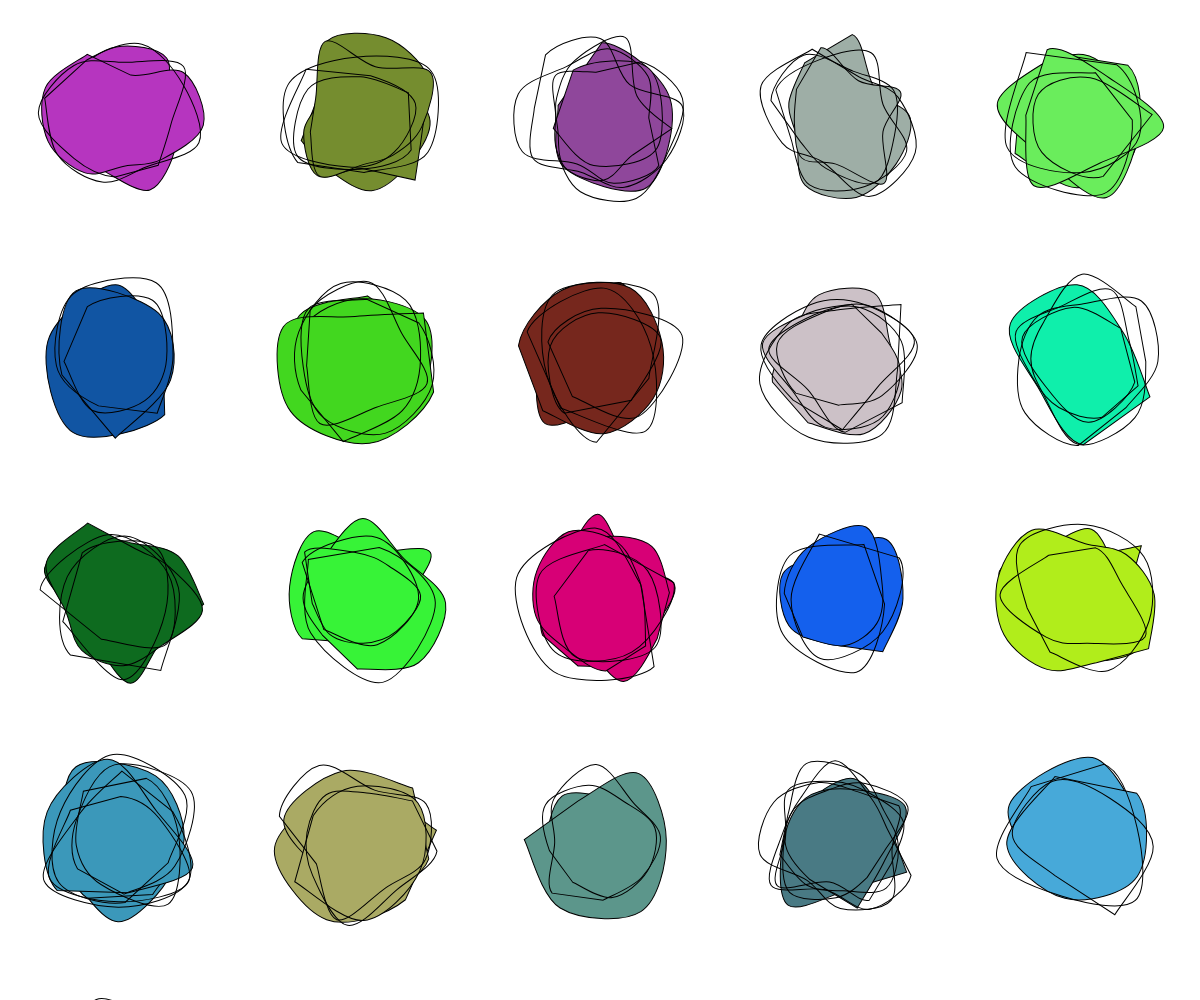
Frame 1 (no input)
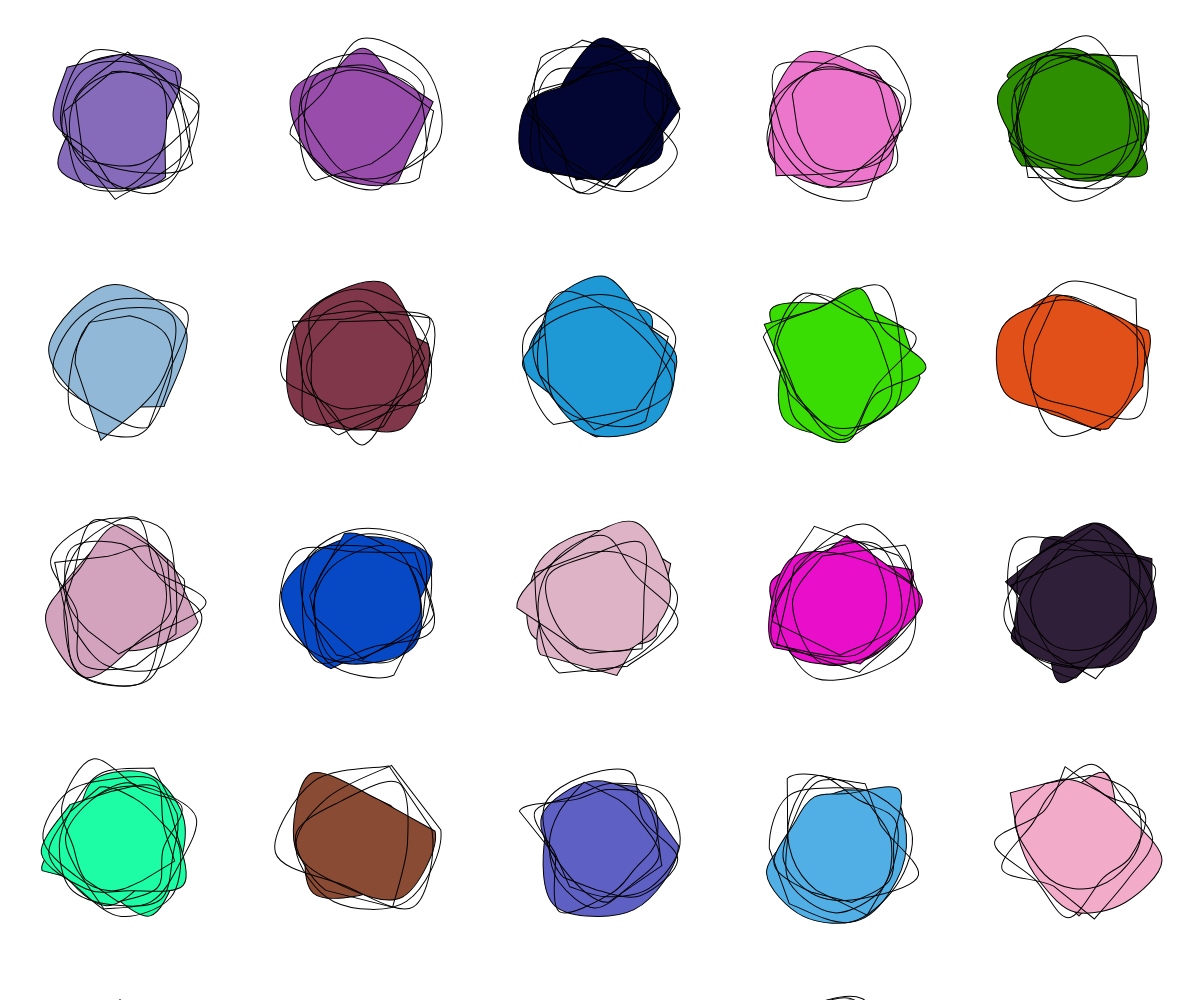
Frame 2 (the mouse pressed at the canvas centre, redrawn once)

The p5.js sketch that drew these frames (run headless with seeded random() and noise() and a simulated clock; the mouse was pressed at the canvas centre and the sketch redrawn once):

// p5.js sketch
// ── sketch.js
function setup() 
{
  createCanvas(windowWidth, windowHeight); // imposta la tela a schermo intero
  noLoop();
}

function draw() 
{
  background("white"); // colore sfondo
  noFill();

  let gridSize = 5; // numero di righe e colonne della "tabella"
  let spacing = width / gridSize; // spazio tra i glifi (in funzione della griglia)
  
  // primo livello di glifi (colorati random)
  for (let row = 0; row < gridSize; row++) 
    {
      for (let col = 0; col < gridSize; col++) 
      {
        push();
        // calcola la posizione del glifo nella griglia
        translate(col * spacing + spacing / 2, row * spacing + spacing / 2);
        fill(randomColor()); // imposta un colore casuale per ogni glifo di sfondo
        drawGlifi(random(1, 3), spacing * 0.6, int(random(5, 10))); // glifi di dimensioni e punti casuali
        pop();
      }
  }
  
  // secondo liv di glifi
  stroke("black");
  for (let row = 0; row < gridSize; row++) 
    {
      for (let col = 0; col < gridSize; col++) 
      {
        push();
        translate(col * spacing + spacing / 2, row * spacing + spacing / 2);
        drawGlifi(random(1, 5), spacing * 0.6, int(random(5, 10))); // valori casuali per generare i glifi
        pop();
      }
    }
}

// funzione per generare un colore casuale RGB
function randomColor() 
{
  return color(random(255), random(255), random(255));
}

function drawGlifi(numGlifi = 3, side = 50, points = 4) 
{
  for (let n = 0; n < numGlifi; n++) 
    {
      let angle = random(TWO_PI); // angolo casuale per ruotare i glifo
      push();
      rotate(angle);
      drawGlifo(side, points); 
      pop();
    }
}

function drawGlifo(side = 50, points = 7) 
{
  // il beginShape e endShape permettono di creare forme che hanno senso (non degli scarabocchi)
  beginShape();
  for (let p = 0; p < points; p++) 
    {
      let angle = map(p, 0, points, 0, TWO_PI); // posiziona i punti su un cerchio
      let radius = random(side * 0.3, side * 0.6); // varia la distanza dal centro
      let x = cos(angle) * radius;
      let y = sin(angle) * radius;
      curveVertex(x, y);
    }
  endShape(CLOSE);
}

// ridimensiona il canvas a tutta pagina
function windowResized() 
{
  resizeCanvas(windowWidth, windowHeight);
  redraw(); // ridisegna il canvas per adattare i glifi
}

//suggerimento super figo per chi arriva in fondo al codice, metti la scheda in finestra e cambiane la dimensione (;

// ── style.css
html, body {
  margin:0;
  padding:0;
}

canvas {
  display: block;
}
